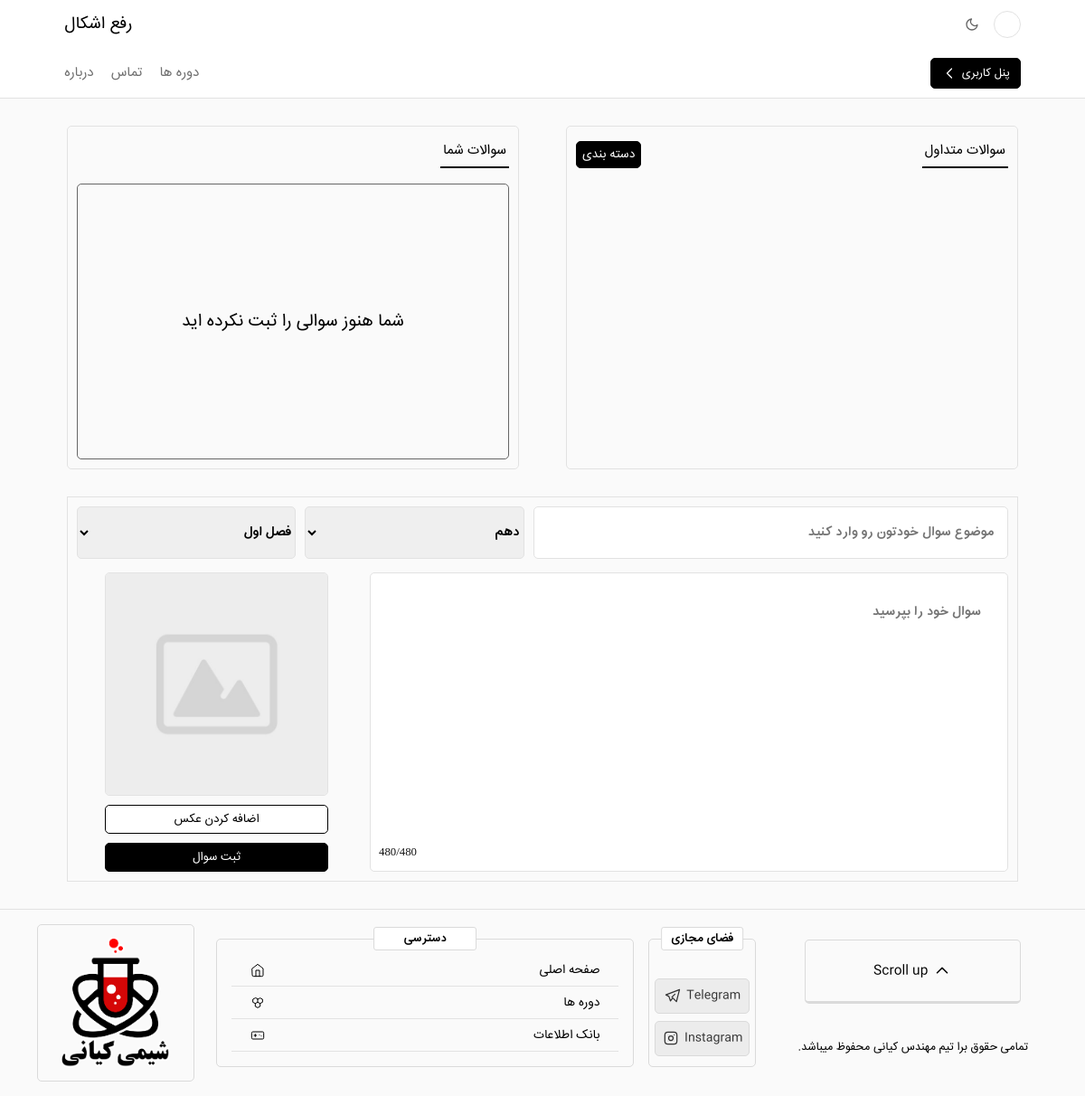
The page /solution/ (signed in) on the database as committed earlier.
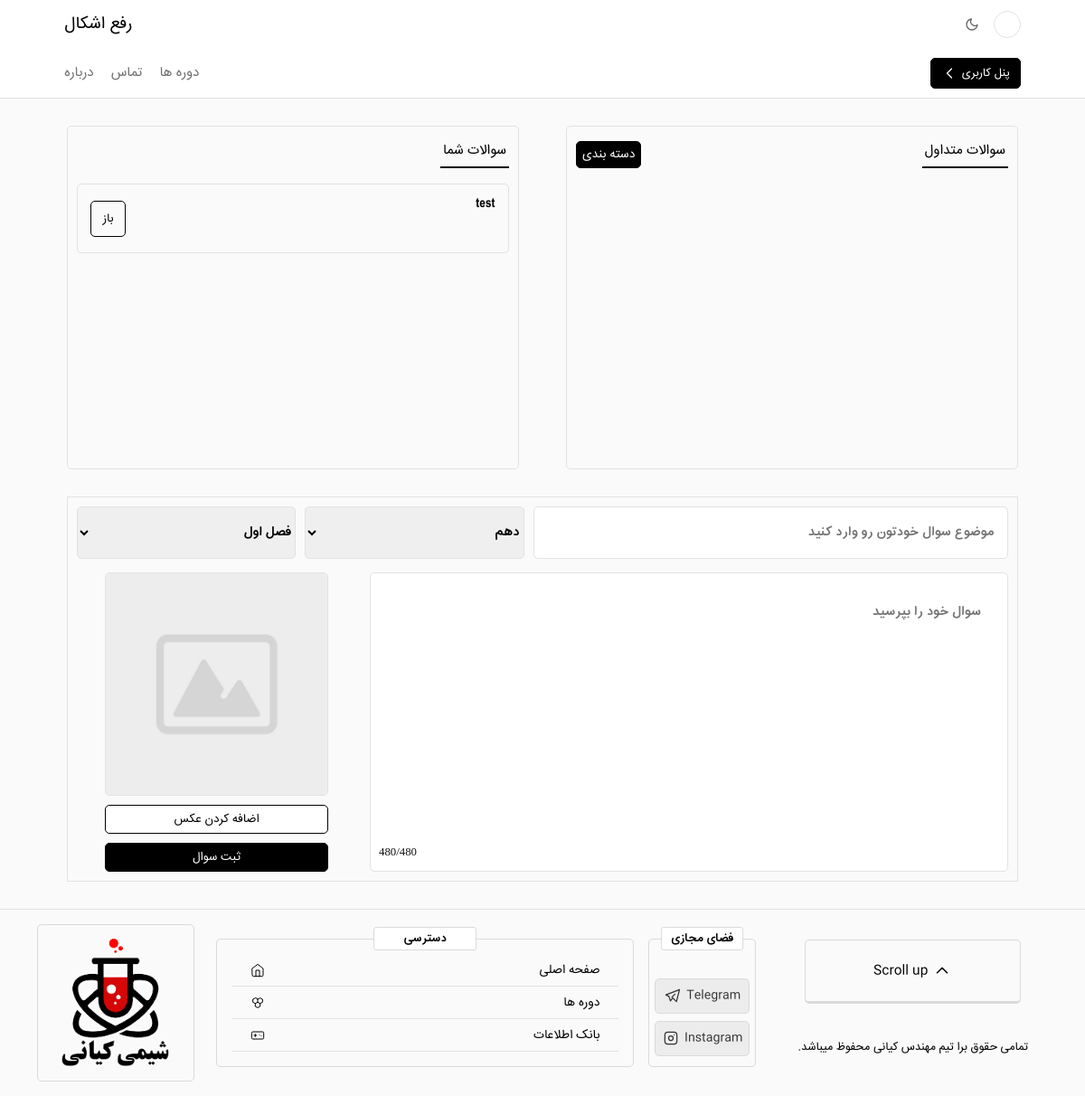
The same page on the database as committed later.
### home/models.py (models this page shows, shortened)
class Solution(models.Model):
    grad = [('دهم','دهم'),('یازدهم','یازدهم'),('دوازدهم','دوازدهم')]
    fasl = [('اول','فصل اول'),('دوم','فصل دوم'),('سوم','فصل سوم'),('چهارم','فصل چهارم')]
    title = models.CharField(max_length=128)
    content = models.CharField(max_length=480)
    moredata = models.ImageField(upload_to='probloms_pics', blank=True, null=True)
    sender = models.ForeignKey(Student, on_delete=models.CASCADE)
    position = models.CharField(default='باز', max_length=10)
    create_time = models.DateTimeField(default=timezone.now)
    publish = models.BooleanField(default=False)
    grade = models.CharField(max_length=16,choices=grad,default='')
    unit = models.CharField(max_length=16,choices=fasl,default='')

### home/views.py (the view, shortened to what this page needs)
# urls.py: path('solution/',Solution_view,name= 'solution'),
@login_required
def Solution_view(request):
    context={'title':'Solution','HT':'رفع اشکال'}
    if request.method =='POST':
        data = request.POST
        files = request.FILES
        action = data['action']
        if action == 'add-Q':
            if 'image' in files.keys():
                s= Solution.objects.create(sender = request.user,
                                        moredata = files['image'],
                                        content = data['content'],
                                        title =data['title'],
                                        grade = data['grade'],
                                        unit=data['unit']
                                        )
            else:
                s= Solution.objects.create(sender = request.user,
                                        content = data['content'],
                                        title =data['title'],
                                        grade = data['grade'],
                                        unit=data['unit']
                                        )
            context['Q-pk'] = s.pk
            messages.success(request,f'شماره شما با ایدی {s.pk} با موفقیت ثبت شد')
        elif action == 'like-Q':
            Q = Solution.objects.get(pk = data['item'])
            try:
                like = SolutionLike.objects.get(s = Q)
                like.delete()
            except:
                like = SolutionLike.objects.create(s = Q, lover = request.user)
        return JsonResponse(context)
    else:
        your_S = Solution.objects.filter(sender = request.user)
        myquestions = []
        for q in your_S:
            dc = q.create_time
            ltz = timezone('Asia/Tehran')
            dc = dc.astimezone(ltz)
            pdt = datetime.fromgregorian(datetime = dc)
            time = pdt.strftime('%Y/%m/%d - %H:%M')
            data =  {
                    'title': q.title,
                    'content':q.content,
                    'time':time,
                    'pos':q.position,
                    'pk':q.pk
                }
            if q.moredata:
                data['MD'] = q.moredata.url
            myquestions.append(data)
        publishedQuestions = Solution.objects.filter(publish = True)
        publishedQs = []
        if publishedQuestions.count()> 0:
            print(publishedQuestions)
            context['otherQs'] = publishedQs
        if your_S.count() > 0:
            context['myQs'] = myquestions
        return render(request, 'home/solution.html',context=context)

### home/templates/home/solution.html (shortened to what this page needs)
{%extends 'home/base.html'%}
{%load static%}
{%block content%}
<link rel="stylesheet" href="{%static 'css/solution.css'%}">
<main>
    <div class="box-container-1">
        <div class="my-questions-box">
            <div class="title">
                <h2 class="text">سوالات شما</h2>
            </div>
            {% if myQs%}
            {% for question in myQs%}
                <div class="my-item" id="my-item-{{question.pk}}">
                    {%if question.pos == 'باز'%}
                    <div class="position" >
                        باز
                    </div>
                    {%else%}
                    <div class="position" style="background-color: black;color: white;">
                        بسته
                    </div>
                    {%endif%}
                    <div style="display: grid;width: 100%;gap: 3px;">
                        <div class="question-title">{{question.title}}</div>
                        <div class="question-time">{{ question.time}}</div>
                    </div>
                </div>
            {%endfor%}
            {%else%}
            <div class='noq'>
                شما هنوز سوالی را ثبت نکرده اید
            </div>
            {%endif%}
        </div>
        <div class="others-questions-box">
            <div class="others-title">
                <h2 class="text">سوالات متداول</h2>
                <button onclick="openSorter()">دسته بندی</button>
            </div>
        </div>
    </div>
    <div class="add-question-container">
        <div class="upper-body">
            <input id="add-title" placeholder="موضوع سوال خودتون رو وارد کنید">
            <div>
                <select id="grade">
                    <option value="دهم">دهم</option>
                </select>
                <select id="unit">
                    <option value="اول">فصل اول</option>
                </select>
            </div>
        </div>
        <div class="lower-body">
            <div class="lower-box-1">
                <textarea id="add-content" maxlength="480" placeholder="سوال خود را بپرسید"></textarea>
                <div id="remain-char">480/480</div>
                </div>
            <div class="add-question">
                <img src="{%static 'assets/default.jpg'%}" id="img-file">
                <div class="options-btns">
                    <button class="add-img">
                        اضافه کردن عکس
                    </button>
                <button id="save-question">ثبت سوال</button>
                </div>
            </div>
        </div>
    </div>
</main>
{%endblock content%}

Rows that differ between the two databases and show on the page:
added Solution: title "test"
Other text that changed with them:
new list line: "باز"
text no longer shown: "شما هنوز سوالی را ثبت نکرده اید"
